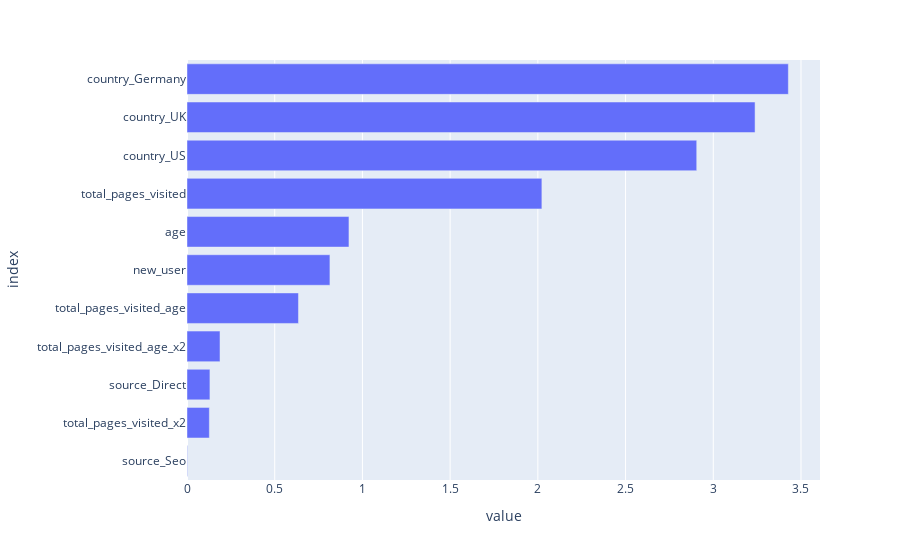

Notebook source saved alongside this figure:
### Markdown cell above
## Performance assessment

### Code cell
import plotly.express as px

column_names = [col.split('__')[1] for col in preprocessor.get_feature_names_out()]
print("Names of columns corresponding to each coefficient: ", column_names)
coefs = pd.DataFrame(index = column_names, data = classifier.coef_[0].transpose(), columns=["coefficients"])
coefs
feature_importance = abs(coefs).sort_values(by = 'coefficients')
feature_importance
fig = px.bar(feature_importance, orientation = 'h')
fig.update_layout(showlegend = False, 
                  margin = {'l': 120} # to avoid cropping of column names
                 )
fig.show()

### Figure 1 — Plotly figure (JSON) as saved in the notebook; plotly's stock layout.template omitted (floating-point values rounded to 4 significant figures)
{"data": [{"hovertemplate": "variable=coefficients<br>value=%{x}<br>index=%{y}<extra></extra>", "legendgroup": "coefficients", "marker": {"color": "#636efa", "pattern": {"shape": ""}}, "name": "coefficients", "orientation": "h", "showlegend": true, "textposition": "auto", "type": "bar", "x": [0.002375, 0.1274, 0.1307, 0.1881, 0.6354, 0.8147, 0.9232, 2.023, 2.906, 3.238, 3.428], "xaxis": "x", "y": ["source_Seo", "total_pages_visited_x2", "source_Direct", "total_pages_visited_age_x2", "total_pages_visited_age", "new_user", "age", "total_pages_visited", "country_US", "country_UK", "country_Germany"], "yaxis": "y"}], "layout": {"barmode": "relative", "legend": {"title": {"text": "variable"}, "tracegroupgap": 0}, "margin": {"l": 120, "t": 60}, "showlegend": false, "xaxis": {"anchor": "y", "domain": [0, 1], "title": {"text": "value"}}, "yaxis": {"anchor": "x", "domain": [0, 1], "title": {"text": "index"}}}}
